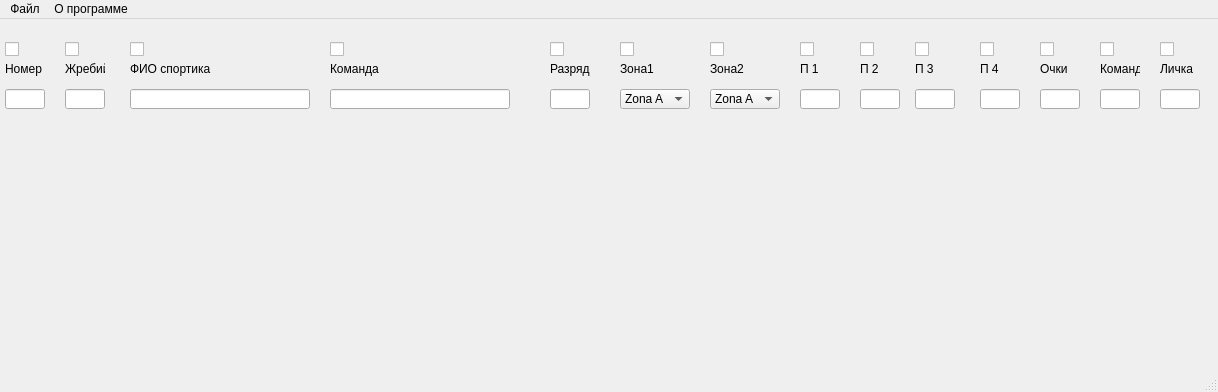
<?xml version="1.0" encoding="UTF-8"?>
<ui version="4.0">
 <class>MainWindow</class>
 <widget class="QMainWindow" name="MainWindow">
  <property name="geometry">
   <rect>
    <x>0</x>
    <y>0</y>
    <width>1218</width>
    <height>392</height>
   </rect>
  </property>
  <property name="windowTitle">
   <string>MainWindow</string>
  </property>
  <widget class="QWidget" name="centralwidget">
   <widget class="QLineEdit" name="Sportik_number_">
    <property name="geometry">
     <rect>
      <x>5</x>
      <y>70</y>
      <width>40</width>
      <height>20</height>
     </rect>
    </property>
   </widget>
   <widget class="QLineEdit" name="Sportik_fio_">
    <property name="geometry">
     <rect>
      <x>130</x>
      <y>70</y>
      <width>180</width>
      <height>20</height>
     </rect>
    </property>
   </widget>
   <widget class="QLineEdit" name="Sportik_period1_">
    <property name="geometry">
     <rect>
      <x>800</x>
      <y>70</y>
      <width>40</width>
      <height>20</height>
     </rect>
    </property>
   </widget>
   <widget class="QLineEdit" name="Sportik_period2_">
    <property name="geometry">
     <rect>
      <x>860</x>
      <y>70</y>
      <width>40</width>
      <height>20</height>
     </rect>
    </property>
   </widget>
   <widget class="QLineEdit" name="Sportik_period3_">
    <property name="geometry">
     <rect>
      <x>915</x>
      <y>70</y>
      <width>40</width>
      <height>20</height>
     </rect>
    </property>
   </widget>
   <widget class="QLineEdit" name="Sportik_period4_">
    <property name="geometry">
     <rect>
      <x>980</x>
      <y>70</y>
      <width>40</width>
      <height>20</height>
     </rect>
    </property>
   </widget>
   <widget class="QComboBox" name="Sportik_zona1_">
    <property name="geometry">
     <rect>
      <x>620</x>
      <y>70</y>
      <width>70</width>
      <height>20</height>
     </rect>
    </property>
    <item>
     <property name="text">
      <string>Zona A</string>
     </property>
    </item>
    <item>
     <property name="text">
      <string>Zona B</string>
     </property>
    </item>
    <item>
     <property name="text">
      <string>Zona C</string>
     </property>
    </item>
   </widget>
   <widget class="QComboBox" name="Sportik_zona2_">
    <property name="geometry">
     <rect>
      <x>710</x>
      <y>70</y>
      <width>70</width>
      <height>20</height>
     </rect>
    </property>
    <item>
     <property name="text">
      <string>Zona A</string>
     </property>
    </item>
    <item>
     <property name="text">
      <string>Zona B</string>
     </property>
    </item>
    <item>
     <property name="text">
      <string>Zona C</string>
     </property>
    </item>
   </widget>
   <widget class="QCheckBox" name="checkBox_number_">
    <property name="geometry">
     <rect>
      <x>5</x>
      <y>20</y>
      <width>40</width>
      <height>20</height>
     </rect>
    </property>
    <property name="sizePolicy">
     <sizepolicy hsizetype="Minimum" vsizetype="Fixed">
      <horstretch>0</horstretch>
      <verstretch>0</verstretch>
     </sizepolicy>
    </property>
    <property name="text">
     <string/>
    </property>
    <property name="checked">
     <bool>false</bool>
    </property>
   </widget>
   <widget class="QCheckBox" name="checkBox_fio_">
    <property name="geometry">
     <rect>
      <x>130</x>
      <y>20</y>
      <width>180</width>
      <height>20</height>
     </rect>
    </property>
    <property name="text">
     <string/>
    </property>
    <property name="checked">
     <bool>false</bool>
    </property>
   </widget>
   <widget class="QCheckBox" name="checkBox_zona1_">
    <property name="geometry">
     <rect>
      <x>620</x>
      <y>20</y>
      <width>70</width>
      <height>20</height>
     </rect>
    </property>
    <property name="text">
     <string/>
    </property>
    <property name="checked">
     <bool>false</bool>
    </property>
   </widget>
   <widget class="QCheckBox" name="checkBox_zona2_">
    <property name="geometry">
     <rect>
      <x>710</x>
      <y>20</y>
      <width>70</width>
      <height>20</height>
     </rect>
    </property>
    <property name="text">
     <string/>
    </property>
    <property name="checked">
     <bool>false</bool>
    </property>
   </widget>
   <widget class="QCheckBox" name="checkBox_period1_">
    <property name="geometry">
     <rect>
      <x>800</x>
      <y>20</y>
      <width>40</width>
      <height>20</height>
     </rect>
    </property>
    <property name="text">
     <string/>
    </property>
    <property name="checked">
     <bool>false</bool>
    </property>
   </widget>
   <widget class="QCheckBox" name="checkBox_period2_">
    <property name="geometry">
     <rect>
      <x>860</x>
      <y>20</y>
      <width>40</width>
      <height>20</height>
     </rect>
    </property>
    <property name="text">
     <string/>
    </property>
    <property name="checked">
     <bool>false</bool>
    </property>
   </widget>
   <widget class="QCheckBox" name="checkBox_period3_">
    <property name="geometry">
     <rect>
      <x>915</x>
      <y>20</y>
      <width>40</width>
      <height>20</height>
     </rect>
    </property>
    <property name="text">
     <string/>
    </property>
    <property name="checked">
     <bool>false</bool>
    </property>
   </widget>
   <widget class="QCheckBox" name="checkBox_period4_">
    <property name="geometry">
     <rect>
      <x>980</x>
      <y>20</y>
      <width>40</width>
      <height>20</height>
     </rect>
    </property>
    <property name="text">
     <string/>
    </property>
    <property name="checked">
     <bool>false</bool>
    </property>
   </widget>
   <widget class="QLineEdit" name="Sportik_points_">
    <property name="geometry">
     <rect>
      <x>1040</x>
      <y>70</y>
      <width>40</width>
      <height>20</height>
     </rect>
    </property>
   </widget>
   <widget class="QLineEdit" name="Sportik_team_place_">
    <property name="geometry">
     <rect>
      <x>1160</x>
      <y>70</y>
      <width>40</width>
      <height>20</height>
     </rect>
    </property>
   </widget>
   <widget class="QCheckBox" name="checkBox_points_">
    <property name="geometry">
     <rect>
      <x>1040</x>
      <y>20</y>
      <width>40</width>
      <height>20</height>
     </rect>
    </property>
    <property name="text">
     <string/>
    </property>
    <property name="checked">
     <bool>false</bool>
    </property>
   </widget>
   <widget class="QCheckBox" name="checkBox_team_place_">
    <property name="geometry">
     <rect>
      <x>1160</x>
      <y>20</y>
      <width>40</width>
      <height>20</height>
     </rect>
    </property>
    <property name="text">
     <string/>
    </property>
    <property name="checked">
     <bool>false</bool>
    </property>
   </widget>
   <widget class="QCheckBox" name="checkBox_team_">
    <property name="geometry">
     <rect>
      <x>330</x>
      <y>20</y>
      <width>180</width>
      <height>20</height>
     </rect>
    </property>
    <property name="text">
     <string/>
    </property>
    <property name="checked">
     <bool>false</bool>
    </property>
   </widget>
   <widget class="QLineEdit" name="Sportik_team_">
    <property name="geometry">
     <rect>
      <x>330</x>
      <y>70</y>
      <width>180</width>
      <height>20</height>
     </rect>
    </property>
   </widget>
   <widget class="QCheckBox" name="checkBox_rank_">
    <property name="geometry">
     <rect>
      <x>550</x>
      <y>20</y>
      <width>40</width>
      <height>20</height>
     </rect>
    </property>
    <property name="text">
     <string/>
    </property>
    <property name="checked">
     <bool>false</bool>
    </property>
   </widget>
   <widget class="QLineEdit" name="Sportik_rank_">
    <property name="geometry">
     <rect>
      <x>550</x>
      <y>70</y>
      <width>40</width>
      <height>20</height>
     </rect>
    </property>
   </widget>
   <widget class="QLineEdit" name="Sportik_lottery_">
    <property name="geometry">
     <rect>
      <x>65</x>
      <y>70</y>
      <width>40</width>
      <height>20</height>
     </rect>
    </property>
   </widget>
   <widget class="QCheckBox" name="checkBox_lottery_">
    <property name="geometry">
     <rect>
      <x>65</x>
      <y>20</y>
      <width>40</width>
      <height>20</height>
     </rect>
    </property>
    <property name="text">
     <string/>
    </property>
    <property name="checked">
     <bool>false</bool>
    </property>
   </widget>
   <widget class="QLabel" name="label_number_">
    <property name="geometry">
     <rect>
      <x>5</x>
      <y>40</y>
      <width>40</width>
      <height>20</height>
     </rect>
    </property>
    <property name="text">
     <string>Номер</string>
    </property>
   </widget>
   <widget class="QLabel" name="label_lottery_">
    <property name="geometry">
     <rect>
      <x>65</x>
      <y>40</y>
      <width>40</width>
      <height>20</height>
     </rect>
    </property>
    <property name="text">
     <string>Жребий</string>
    </property>
   </widget>
   <widget class="QLabel" name="label_fio_">
    <property name="geometry">
     <rect>
      <x>130</x>
      <y>40</y>
      <width>180</width>
      <height>20</height>
     </rect>
    </property>
    <property name="text">
     <string>ФИО спортика</string>
    </property>
   </widget>
   <widget class="QLabel" name="label_team_">
    <property name="geometry">
     <rect>
      <x>330</x>
      <y>40</y>
      <width>180</width>
      <height>20</height>
     </rect>
    </property>
    <property name="text">
     <string>Команда</string>
    </property>
   </widget>
   <widget class="QLabel" name="label_rank_">
    <property name="geometry">
     <rect>
      <x>550</x>
      <y>40</y>
      <width>40</width>
      <height>20</height>
     </rect>
    </property>
    <property name="text">
     <string>Разряд</string>
    </property>
   </widget>
   <widget class="QLabel" name="label_zona1_">
    <property name="geometry">
     <rect>
      <x>620</x>
      <y>40</y>
      <width>70</width>
      <height>20</height>
     </rect>
    </property>
    <property name="text">
     <string>Зона1</string>
    </property>
   </widget>
   <widget class="QLabel" name="label_zona2_">
    <property name="geometry">
     <rect>
      <x>710</x>
      <y>40</y>
      <width>70</width>
      <height>20</height>
     </rect>
    </property>
    <property name="text">
     <string>Зона2</string>
    </property>
   </widget>
   <widget class="QLabel" name="label_period1_">
    <property name="geometry">
     <rect>
      <x>800</x>
      <y>40</y>
      <width>40</width>
      <height>20</height>
     </rect>
    </property>
    <property name="text">
     <string>П 1</string>
    </property>
   </widget>
   <widget class="QLabel" name="label_period2_">
    <property name="geometry">
     <rect>
      <x>860</x>
      <y>40</y>
      <width>40</width>
      <height>20</height>
     </rect>
    </property>
    <property name="text">
     <string>П 2</string>
    </property>
   </widget>
   <widget class="QLabel" name="label_period3_">
    <property name="geometry">
     <rect>
      <x>915</x>
      <y>40</y>
      <width>40</width>
      <height>20</height>
     </rect>
    </property>
    <property name="text">
     <string>П 3</string>
    </property>
   </widget>
   <widget class="QLabel" name="label_period4_">
    <property name="geometry">
     <rect>
      <x>980</x>
      <y>40</y>
      <width>40</width>
      <height>20</height>
     </rect>
    </property>
    <property name="text">
     <string>П 4</string>
    </property>
   </widget>
   <widget class="QLabel" name="label_points_">
    <property name="geometry">
     <rect>
      <x>1040</x>
      <y>40</y>
      <width>40</width>
      <height>20</height>
     </rect>
    </property>
    <property name="text">
     <string>Очки</string>
    </property>
   </widget>
   <widget class="QLabel" name="label_team_place_">
    <property name="geometry">
     <rect>
      <x>1160</x>
      <y>40</y>
      <width>40</width>
      <height>20</height>
     </rect>
    </property>
    <property name="text">
     <string>Личка</string>
    </property>
   </widget>
   <widget class="QLabel" name="label_self_place_">
    <property name="geometry">
     <rect>
      <x>1100</x>
      <y>40</y>
      <width>40</width>
      <height>20</height>
     </rect>
    </property>
    <property name="text">
     <string>Команда</string>
    </property>
   </widget>
   <widget class="QLineEdit" name="Sportik_self_place_">
    <property name="geometry">
     <rect>
      <x>1100</x>
      <y>70</y>
      <width>40</width>
      <height>20</height>
     </rect>
    </property>
   </widget>
   <widget class="QCheckBox" name="checkBox_self_place_">
    <property name="geometry">
     <rect>
      <x>1100</x>
      <y>20</y>
      <width>40</width>
      <height>20</height>
     </rect>
    </property>
    <property name="text">
     <string/>
    </property>
    <property name="checked">
     <bool>false</bool>
    </property>
   </widget>
  </widget>
  <widget class="QMenuBar" name="menubar">
   <property name="geometry">
    <rect>
     <x>0</x>
     <y>0</y>
     <width>1218</width>
     <height>18</height>
    </rect>
   </property>
   <widget class="QMenu" name="MainMenuFile">
    <property name="title">
     <string>Файл</string>
    </property>
    <addaction name="MenuActionSettings"/>
    <addaction name="separator"/>
    <addaction name="MenuActionExit"/>
   </widget>
   <widget class="QMenu" name="MainMenuAbout">
    <property name="title">
     <string>О программе</string>
    </property>
   </widget>
   <addaction name="MainMenuFile"/>
   <addaction name="MainMenuAbout"/>
  </widget>
  <widget class="QStatusBar" name="statusbar"/>
  <action name="MenuActionSettings">
   <property name="text">
    <string>Настройки</string>
   </property>
  </action>
  <action name="MenuActionExit">
   <property name="text">
    <string>Выход</string>
   </property>
  </action>
 </widget>
 <tabstops>
  <tabstop>Sportik_number_</tabstop>
  <tabstop>Sportik_fio_</tabstop>
  <tabstop>Sportik_zona1_</tabstop>
  <tabstop>Sportik_zona2_</tabstop>
  <tabstop>Sportik_period1_</tabstop>
  <tabstop>Sportik_period2_</tabstop>
  <tabstop>Sportik_period3_</tabstop>
  <tabstop>Sportik_period4_</tabstop>
  <tabstop>Sportik_points_</tabstop>
  <tabstop>Sportik_team_place_</tabstop>
  <tabstop>checkBox_zona2_</tabstop>
  <tabstop>checkBox_period1_</tabstop>
  <tabstop>checkBox_period2_</tabstop>
  <tabstop>checkBox_period3_</tabstop>
  <tabstop>checkBox_period4_</tabstop>
  <tabstop>checkBox_number_</tabstop>
  <tabstop>checkBox_fio_</tabstop>
  <tabstop>checkBox_zona1_</tabstop>
  <tabstop>checkBox_points_</tabstop>
  <tabstop>checkBox_team_place_</tabstop>
 </tabstops>
 <resources/>
 <connections>
  <connection>
   <sender>checkBox_team_</sender>
   <signal>clicked(bool)</signal>
   <receiver>Sportik_team_</receiver>
   <slot>setDisabled(bool)</slot>
   <hints>
    <hint type="sourcelabel">
     <x>419</x>
     <y>47</y>
    </hint>
    <hint type="destinationlabel">
     <x>419</x>
     <y>97</y>
    </hint>
   </hints>
  </connection>
  <connection>
   <sender>checkBox_number_</sender>
   <signal>clicked(bool)</signal>
   <receiver>Sportik_number_</receiver>
   <slot>setDisabled(bool)</slot>
   <hints>
    <hint type="sourcelabel">
     <x>24</x>
     <y>47</y>
    </hint>
    <hint type="destinationlabel">
     <x>24</x>
     <y>97</y>
    </hint>
   </hints>
  </connection>
  <connection>
   <sender>checkBox_lottery_</sender>
   <signal>clicked(bool)</signal>
   <receiver>Sportik_lottery_</receiver>
   <slot>setDisabled(bool)</slot>
   <hints>
    <hint type="sourcelabel">
     <x>84</x>
     <y>47</y>
    </hint>
    <hint type="destinationlabel">
     <x>84</x>
     <y>97</y>
    </hint>
   </hints>
  </connection>
  <connection>
   <sender>checkBox_fio_</sender>
   <signal>clicked(bool)</signal>
   <receiver>Sportik_fio_</receiver>
   <slot>setDisabled(bool)</slot>
   <hints>
    <hint type="sourcelabel">
     <x>219</x>
     <y>47</y>
    </hint>
    <hint type="destinationlabel">
     <x>219</x>
     <y>97</y>
    </hint>
   </hints>
  </connection>
  <connection>
   <sender>checkBox_rank_</sender>
   <signal>clicked(bool)</signal>
   <receiver>Sportik_rank_</receiver>
   <slot>setDisabled(bool)</slot>
   <hints>
    <hint type="sourcelabel">
     <x>569</x>
     <y>47</y>
    </hint>
    <hint type="destinationlabel">
     <x>569</x>
     <y>97</y>
    </hint>
   </hints>
  </connection>
  <connection>
   <sender>checkBox_zona1_</sender>
   <signal>clicked(bool)</signal>
   <receiver>Sportik_zona1_</receiver>
   <slot>setDisabled(bool)</slot>
   <hints>
    <hint type="sourcelabel">
     <x>654</x>
     <y>47</y>
    </hint>
    <hint type="destinationlabel">
     <x>654</x>
     <y>97</y>
    </hint>
   </hints>
  </connection>
  <connection>
   <sender>checkBox_zona2_</sender>
   <signal>clicked(bool)</signal>
   <receiver>Sportik_zona2_</receiver>
   <slot>setDisabled(bool)</slot>
   <hints>
    <hint type="sourcelabel">
     <x>744</x>
     <y>47</y>
    </hint>
    <hint type="destinationlabel">
     <x>744</x>
     <y>97</y>
    </hint>
   </hints>
  </connection>
  <connection>
   <sender>checkBox_period1_</sender>
   <signal>clicked(bool)</signal>
   <receiver>Sportik_period1_</receiver>
   <slot>setDisabled(bool)</slot>
   <hints>
    <hint type="sourcelabel">
     <x>819</x>
     <y>47</y>
    </hint>
    <hint type="destinationlabel">
     <x>819</x>
     <y>97</y>
    </hint>
   </hints>
  </connection>
  <connection>
   <sender>checkBox_period2_</sender>
   <signal>clicked(bool)</signal>
   <receiver>Sportik_period2_</receiver>
   <slot>setDisabled(bool)</slot>
   <hints>
    <hint type="sourcelabel">
     <x>879</x>
     <y>47</y>
    </hint>
    <hint type="destinationlabel">
     <x>879</x>
     <y>97</y>
    </hint>
   </hints>
  </connection>
  <connection>
   <sender>checkBox_period3_</sender>
   <signal>clicked(bool)</signal>
   <receiver>Sportik_period3_</receiver>
   <slot>setDisabled(bool)</slot>
   <hints>
    <hint type="sourcelabel">
     <x>934</x>
     <y>47</y>
    </hint>
    <hint type="destinationlabel">
     <x>934</x>
     <y>97</y>
    </hint>
   </hints>
  </connection>
  <connection>
   <sender>checkBox_period4_</sender>
   <signal>clicked(bool)</signal>
   <receiver>Sportik_period4_</receiver>
   <slot>setDisabled(bool)</slot>
   <hints>
    <hint type="sourcelabel">
     <x>999</x>
     <y>47</y>
    </hint>
    <hint type="destinationlabel">
     <x>999</x>
     <y>97</y>
    </hint>
   </hints>
  </connection>
  <connection>
   <sender>checkBox_points_</sender>
   <signal>clicked(bool)</signal>
   <receiver>Sportik_points_</receiver>
   <slot>setDisabled(bool)</slot>
   <hints>
    <hint type="sourcelabel">
     <x>1059</x>
     <y>47</y>
    </hint>
    <hint type="destinationlabel">
     <x>1059</x>
     <y>97</y>
    </hint>
   </hints>
  </connection>
  <connection>
   <sender>checkBox_self_place_</sender>
   <signal>clicked(bool)</signal>
   <receiver>Sportik_self_place_</receiver>
   <slot>setDisabled(bool)</slot>
   <hints>
    <hint type="sourcelabel">
     <x>1119</x>
     <y>47</y>
    </hint>
    <hint type="destinationlabel">
     <x>1119</x>
     <y>97</y>
    </hint>
   </hints>
  </connection>
  <connection>
   <sender>checkBox_team_place_</sender>
   <signal>clicked(bool)</signal>
   <receiver>Sportik_team_place_</receiver>
   <slot>setDisabled(bool)</slot>
   <hints>
    <hint type="sourcelabel">
     <x>1179</x>
     <y>47</y>
    </hint>
    <hint type="destinationlabel">
     <x>1179</x>
     <y>97</y>
    </hint>
   </hints>
  </connection>
 </connections>
</ui>
